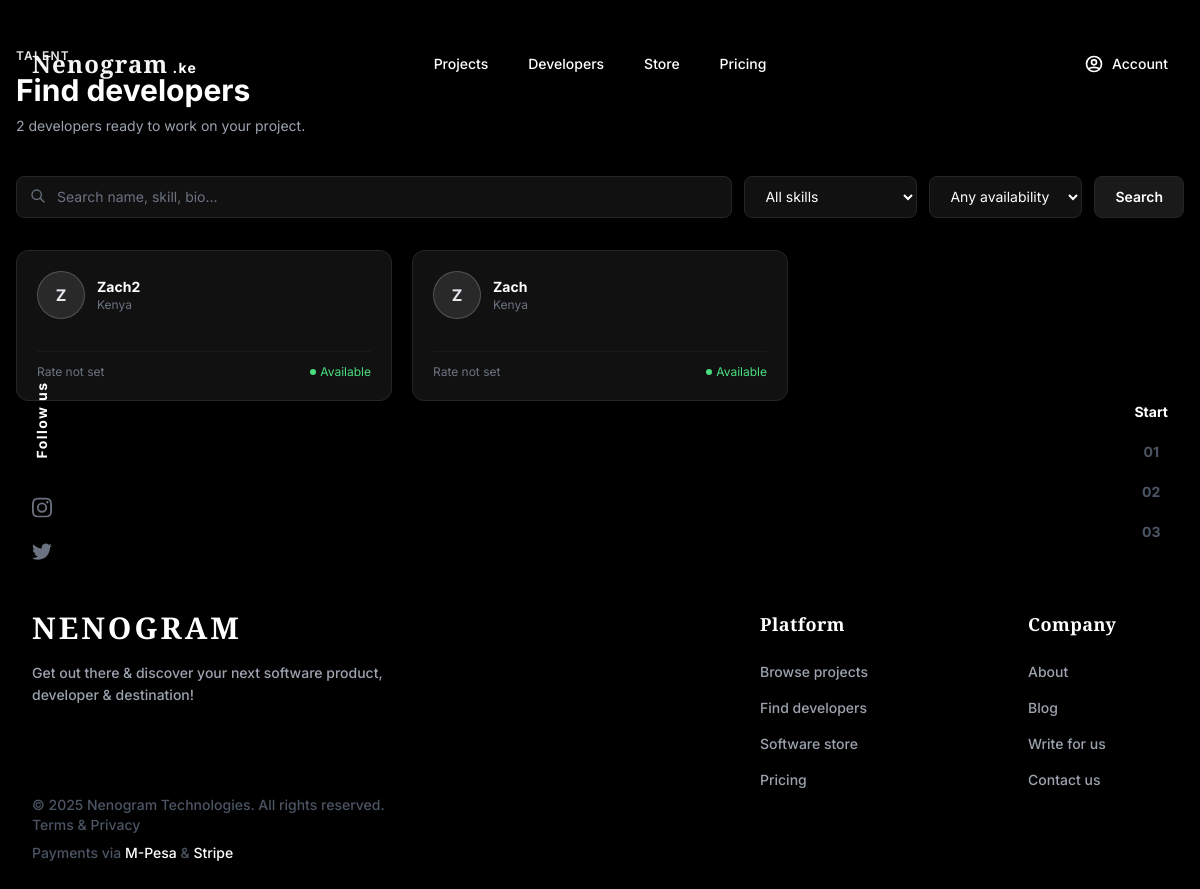
Page /developers/ on the committed database.
### developers/models.py (models this page shows, shortened)
class DeveloperProfile(models.Model):
    AVAILABILITY_CHOICES = [
        ('available', 'Available'),
        ('busy', 'Busy'),
        ('unavailable', 'Unavailable'),
    ]
    id = models.UUIDField(primary_key=True, default=uuid.uuid4, editable=False)
    user = models.OneToOneField(settings.AUTH_USER_MODEL, on_delete=models.CASCADE, related_name='dev_profile')
    bio = models.TextField(blank=True)
    tagline = models.CharField(max_length=200, blank=True)
    hourly_rate = models.DecimalField(max_digits=10, decimal_places=2, null=True, blank=True)
    experience_years = models.PositiveIntegerField(default=0)
    skills = models.ManyToManyField(Skill, through='DeveloperSkill', blank=True)
    github_url = models.URLField(blank=True)
    portfolio_url = models.URLField(blank=True)
    availability = models.CharField(max_length=20, choices=AVAILABILITY_CHOICES, default='available')
    location = models.CharField(max_length=100, default='Kenya')
    slug = models.SlugField(unique=True, blank=True)
    created_at = models.DateTimeField(auto_now_add=True)
    updated_at = models.DateTimeField(auto_now=True)

### accounts/models.py (models this page shows, shortened)
class User(AbstractUser):
    ROLE_CLIENT = 'client'
    ROLE_DEVELOPER = 'developer'
    ROLE_CHOICES = [
        (ROLE_CLIENT, 'Client'),
        (ROLE_DEVELOPER, 'Developer'),
    ]
    id = models.UUIDField(primary_key=True, default=uuid.uuid4, editable=False)
    email = models.EmailField(unique=True)
    role = models.CharField(max_length=20, choices=ROLE_CHOICES, blank=True)
    phone = models.CharField(max_length=20, blank=True)
    avatar = models.ImageField(upload_to='avatars/', blank=True, null=True)
    USERNAME_FIELD = 'email'
    REQUIRED_FIELDS = ['username']

### clients/views.py (the view, shortened to what this page needs)
# urls.py: path("", views.browse_developers, name="browse_developers"),
def browse_developers(request):
    developers = DeveloperProfile.objects.select_related("user").prefetch_related("developerskill_set__skill")
    search   = request.GET.get("q", "")
    skill    = request.GET.get("skill", "")
    availability = request.GET.get("availability", "")
    if skill:
        developers = developers.filter(skills__name__iexact=skill).distinct()
    if availability:
        developers = developers.filter(availability=availability)
    all_skills = Skill.objects.all().order_by("name")
    total = developers.count()
    return render(request, "clients/browse_developers.html", {
        "developers":  developers,
        "all_skills":  all_skills,
        "search":      search,
        "skill":       skill,
        "availability": availability,
        "total":       total,
    })

### templates/clients/browse_developers.html (shortened to what this page needs)
{% extends "base.html" %}
{% block content %}
<div class="max-w-7xl mx-auto px-4 py-12">
  <div class="mb-10">
    <p class="text-xs font-semibold text-brand-400 uppercase tracking-widest mb-2">Talent</p>
    <h1 class="text-3xl font-bold text-white">Find developers</h1>
    <p class="text-gray-400 text-sm mt-2">{{ total }} developer{{ total|pluralize }} ready to work on your project.</p>
  </div>
  <form method="GET" class="flex flex-col sm:flex-row gap-3 mb-8">
    <div class="relative flex-1">
      <input type="text" name="q" value="{{ search }}" placeholder="Search name, skill, bio..."
        class="w-full bg-dark-800 border border-dark-600 rounded-lg pl-10 pr-4 py-2.5 text-sm text-white placeholder-gray-500 focus:outline-none focus:border-brand-500">
      <svg class="w-4 h-4 text-gray-500 absolute left-3.5 top-3" fill="none" stroke="currentColor" viewBox="0 0 24 24">
        <path stroke-linecap="round" stroke-linejoin="round" stroke-width="2" d="M21 21l-6-6m2-5a7 7 0 11-14 0 7 7 0 0114 0z"/>
      </svg>
    </div>
    <select name="skill" onchange="this.form.submit()"
      class="bg-dark-800 border border-dark-600 rounded-lg px-4 py-2.5 text-sm text-white focus:outline-none focus:border-brand-500">
      <option value="">All skills</option>
    </select>
    <select name="availability" onchange="this.form.submit()"
      class="bg-dark-800 border border-dark-600 rounded-lg px-4 py-2.5 text-sm text-white focus:outline-none focus:border-brand-500">
      <option value="">Any availability</option>
    </select>
    <button type="submit" class="bg-dark-700 border border-dark-600 hover:border-gray-500 text-white px-5 py-2.5 rounded-lg text-sm font-semibold transition-colors">
      Search
    </button>
  </form>
  {% if developers %}
  <div class="grid sm:grid-cols-2 lg:grid-cols-3 gap-5">
    {% for dev in developers %}
    <a href="{% url "dev_public_profile" dev.slug %}" class="bg-dark-800 border border-dark-600 rounded-xl p-5 hover:border-brand-500/40 transition-all group">
      <div class="flex items-center gap-3 mb-4">
        <div class="w-12 h-12 rounded-full bg-brand-500/10 border border-brand-500/20 flex items-center justify-center shrink-0">
          <span class="text-brand-400 font-bold">{{ dev.user.username|slice:":1"|upper }}</span>
        </div>
        <div class="min-w-0">
          <p class="font-bold text-white text-sm group-hover:text-brand-400 transition-colors truncate">{{ dev.user.get_full_name|default:dev.user.username }}</p>
          <p class="text-xs text-gray-500 truncate">{{ dev.tagline|default:dev.location }}</p>
        </div>
      </div>
      <div class="flex items-center justify-between pt-3 border-t border-dark-700">
        <span class="text-xs text-gray-500">
          {% if dev.hourly_rate %}KES {{ dev.hourly_rate }}/hr{% else %}Rate not set{% endif %}
        </span>
        <span class="flex items-center gap-1 text-xs">
          {% if dev.availability == "available" %}
          <span class="w-1.5 h-1.5 rounded-full bg-green-400"></span>
          <span class="text-green-400">Available</span>
          {% elif dev.availability == "busy" %}
          <span class="w-1.5 h-1.5 rounded-full bg-brand-400"></span>
          <span class="text-brand-400">Busy</span>
          {% else %}
          <span class="w-1.5 h-1.5 rounded-full bg-gray-500"></span>
          <span class="text-gray-500">Unavailable</span>
          {% endif %}
        </span>
      </div>
    </a>
    {% endfor %}
  </div>
  {% else %}
  <div class="bg-dark-800 border border-dashed border-dark-600 rounded-xl py-20 text-center">
    <p class="text-gray-400 font-medium">No developers found</p>
  </div>
  {% endif %}
</div>
{% endblock %}

### templates/base.html (style rules this page uses)
body { font-family: "Inter", sans-serif; background-color: #000000; color: #ffffff; }

### rows in the picture
DeveloperProfile: user.username "Z", user.get_full_name "Zach2", tagline "Kenya", shows "Rate not set", availability "available" (drawn)
DeveloperProfile: user.username "Z", user.get_full_name "Zach", tagline "Kenya", shows "Rate not set", availability "available" (drawn)

### other values in the picture
{{ total }} "2"
